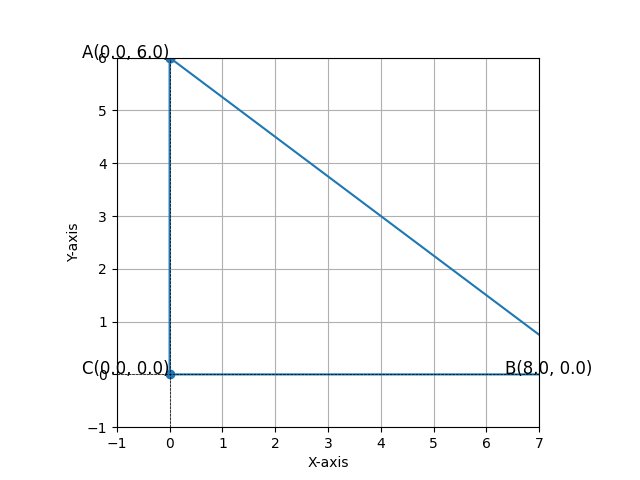

The script that saved this image:
import matplotlib.pyplot as plt

def read_triangle_coordinates(filename):
    coordinates = []
    with open(filename, 'r') as file:
        for line in file:
            parts = line.strip().split(';')
            # Extract x and y coordinates from the first part
            x, y = map(float, parts[0:2])
            coordinates.append((x, y))
    return coordinates

def draw_triangle(coordinates, save_as=None):
    # Unzip the coordinates into x and y lists
    x, y = zip(*coordinates)

    # Create the plot
    plt.figure()
    
    # Draw the triangle lines
    plt.plot(x + (x[0],), y + (y[0],), marker='o')  # Draw the triangle lines
    
    # Label each point with A, B, C
    labels = ['A', 'B', 'C']
    for i, (x_coord, y_coord) in enumerate(coordinates):
        plt.text(x_coord, y_coord, f'{labels[i]}({x_coord}, {y_coord})', fontsize=12, ha='right')

    plt.xlim(-1, 7)
    plt.ylim(-1, 6)
    plt.title(' ')
    plt.grid()
    plt.axhline(0, color='black', linewidth=0.5, ls='--')
    plt.axvline(0, color='black', linewidth=0.5, ls='--')
    plt.gca().set_aspect('equal', adjustable='box')

    # Label the axes
    plt.xlabel('X-axis')  # Changed to "X-axis"
    plt.ylabel('Y-axis')  # Changed to "Y-axis"
    
    # Save the figure if a filename is provided
    if save_as:
        plt.savefig(save_as)
    
    plt.show()

if __name__ == "__main__":
    filename = 'dat.txt'
    triangle_coords = read_triangle_coordinates(filename)
    draw_triangle(triangle_coords, save_as='plot.png')  # Save as PNG
